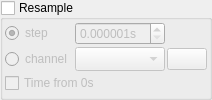
           <widget class="QGroupBox" name="resample_group">
            <property name="title">
             <string>Resample</string>
            </property>
            <property name="checkable">
             <bool>true</bool>
            </property>
            <property name="checked">
             <bool>false</bool>
            </property>
            <layout class="QGridLayout" name="gridLayout_24" columnstretch="0,1,0">
             <property name="leftMargin">
              <number>2</number>
             </property>
             <property name="topMargin">
              <number>2</number>
             </property>
             <property name="rightMargin">
              <number>2</number>
             </property>
             <property name="bottomMargin">
              <number>2</number>
             </property>
             <property name="spacing">
              <number>2</number>
             </property>
             <item row="0" column="0">
              <widget class="QRadioButton" name="raster_type_step">
               <property name="text">
                <string>step</string>
               </property>
               <property name="checked">
                <bool>true</bool>
               </property>
              </widget>
             </item>
             <item row="0" column="1">
              <widget class="QDoubleSpinBox" name="raster">
               <property name="minimumSize">
                <size>
                 <width>0</width>
                 <height>0</height>
                </size>
               </property>
               <property name="suffix">
                <string>s</string>
               </property>
               <property name="decimals">
                <number>6</number>
               </property>
               <property name="minimum">
                <double>0.000001000000000</double>
               </property>
              </widget>
             </item>
             <item row="2" column="0">
              <widget class="QRadioButton" name="raster_type_channel">
               <property name="text">
                <string>channel</string>
               </property>
              </widget>
             </item>
             <item row="2" column="1">
              <widget class="QComboBox" name="raster_channel">
               <property name="enabled">
                <bool>false</bool>
               </property>
               <property name="insertPolicy">
                <enum>QComboBox::InsertAtBottom</enum>
               </property>
               <property name="sizeAdjustPolicy">
                <enum>QComboBox::AdjustToMinimumContentsLengthWithIcon</enum>
               </property>
              </widget>
             </item>
             <item row="2" column="2">
              <widget class="QPushButton" name="raster_search_btn">
               <property name="toolTip">
                <string>Search raster channel</string>
               </property>
               <property name="text">
                <string/>
               </property>
               <property name="icon">
                <iconset resource="resource.qrc">
                 <normaloff>:/search.png</normaloff>:/search.png</iconset>
               </property>
              </widget>
             </item>
             <item row="3" column="0" colspan="3">
              <widget class="QCheckBox" name="resample_time_from_zero">
               <property name="text">
                <string>Time from 0s</string>
               </property>
              </widget>
             </item>
            </layout>
           </widget>
